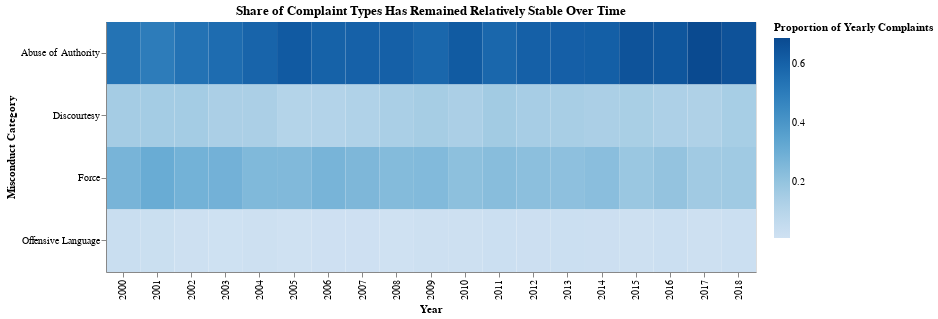

The notebook cell this image was saved under:
### Code cell
counts_prop_filtered = counts_prop[counts_prop["year_received"] < 2019]

heatmap_B = (
    alt.Chart(counts_prop_filtered)
    .mark_rect()
    .encode(
        x=alt.X("year_received:O", title="Year"),
        y=alt.Y("fado_type:N", title="Misconduct Category"),  # sort removed
        color=alt.Color(
            "prop_of_year:Q",
            scale=alt.Scale(scheme="blues"),
            title="Proportion of Yearly Complaints"
        ),
        tooltip=["year_received", "fado_type", "prop_of_year"]
    )
    .properties(
        width=650,
        height=250,
        title="Share of Complaint Types Has Remained Relatively Stable Over Time"
    )
)

heatmap_B

### Figure 1 — Vega-Lite specification as saved in the notebook (floating-point values rounded to 4 significant figures)
{"config": {"view": {"continuousWidth": 300, "continuousHeight": 300}}, "data": {"name": "data-02eac8b1dc90780ea8907a37a6024539"}, "mark": {"type": "rect"}, "encoding": {"color": {"field": "prop_of_year", "scale": {"scheme": "blues"}, "title": "Proportion of Yearly Complaints", "type": "quantitative"}, "tooltip": [{"field": "year_received", "type": "quantitative"}, {"field": "fado_type", "type": "nominal"}, {"field": "prop_of_year", "type": "quantitative"}], "x": {"field": "year_received", "title": "Year", "type": "ordinal"}, "y": {"field": "fado_type", "title": "Misconduct Category", "type": "nominal"}}, "height": 250, "title": "Share of Complaint Types Has Remained Relatively Stable Over Time", "width": 650, "$schema": "https://vega.github.io/schema/vega-lite/v5.20.1.json", "datasets": {"data-02eac8b1dc90780ea8907a37a6024539": [{"year_received": 2000, "fado_type": "Abuse of Authority", "n_complaints": 125, "year_total": 232, "prop_of_year": 0.5388}, {"year_received": 2000, "fado_type": "Discourtesy", "n_complaints": 36, "year_total": 232, "prop_of_year": 0.1552}, {"year_received": 2000, "fado_type": "Force", "n_complaints": 63, "year_total": 232, "prop_of_year": 0.2716}, {"year_received": 2000, "fado_type": "Offensive Language", "n_complaints": 8, "year_total": 232, "prop_of_year": 0.03448}, {"year_received": 2001, "fado_type": "Abuse of Authority", "n_complaints": 173, "year_total": 344, "prop_of_year": 0.5029}, {"year_received": 2001, "fado_type": "Discourtesy", "n_complaints": 54, "year_total": 344, "prop_of_year": 0.157}, {"year_received": 2001, "fado_type": "Force", "n_complaints": 107, "year_total": 344, "prop_of_year": 0.311}, {"year_received": 2001, "fado_type": "Offensive Language", "n_complaints": 10, "year_total": 344, "prop_of_year": 0.02907}, {"year_received": 2002, "fado_type": "Abuse of Authority", "n_complaints": 309, "year_total": 571, "prop_of_year": 0.5412}, {"year_received": 2002, "fado_type": "Discourtesy", "n_complaints": 90, "year_total": 571, "prop_of_year": 0.1576}, {"year_received": 2002, "fado_type": "Force", "n_complaints": 162, "year_total": 571, "prop_of_year": 0.2837}, {"year_received": 2002, "fado_type": "Offensive Language", "n_complaints": 10, "year_total": 571, "prop_of_year": 0.01751}, {"year_received": 2003, "fado_type": "Abuse of Authority", "n_complaints": 446, "year_total": 792, "prop_of_year": 0.5631}, {"year_received": 2003, "fado_type": "Discourtesy", "n_complaints": 109, "year_total": 792, "prop_of_year": 0.1376}, {"year_received": 2003, "fado_type": "Force", "n_complaints": 226, "year_total": 792, "prop_of_year": 0.2854}, {"year_received": 2003, "fado_type": "Offensive Language", "n_complaints": 11, "year_total": 792, "prop_of_year": 0.01389}, {"year_received": 2004, "fado_type": "Abuse of Authority", "n_complaints": 575, "year_total": 972, "prop_of_year": 0.5916}, {"year_received": 2004, "fado_type": "Discourtesy", "n_complaints": 134, "year_total": 972, "prop_of_year": 0.1379}, {"year_received": 2004, "fado_type": "Force", "n_complaints": 245, "year_total": 972, "prop_of_year": 0.2521}, {"year_received": 2004, "fado_type": "Offensive Language", "n_complaints": 18, "year_total": 972, "prop_of_year": 0.01852}, {"year_received": 2005, "fado_type": "Abuse of Authority", "n_complaints": 845, "year_total": 1345, "prop_of_year": 0.6283}, {"year_received": 2005, "fado_type": "Discourtesy", "n_complaints": 146, "year_total": 1345, "prop_of_year": 0.1086}, {"year_received": 2005, "fado_type": "Force", "n_complaints": 337, "year_total": 1345, "prop_of_year": 0.2506}, {"year_received": 2005, "fado_type": "Offensive Language", "n_complaints": 17, "year_total": 1345, "prop_of_year": 0.01264}, {"year_received": 2006, "fado_type": "Abuse of Authority", "n_complaints": 992, "year_total": 1654, "prop_of_year": 0.5998}, {"year_received": 2006, "fado_type": "Discourtesy", "n_complaints": 186, "year_total": 1654, "prop_of_year": 0.1125}, {"year_received": 2006, "fado_type": "Force", "n_complaints": 450, "year_total": 1654, "prop_of_year": 0.2721}, {"year_received": 2006, "fado_type": "Offensive Language", "n_complaints": 26, "year_total": 1654, "prop_of_year": 0.01572}, {"year_received": 2007, "fado_type": "Abuse of Authority", "n_complaints": 1142, "year_total": 1892, "prop_of_year": 0.6036}, {"year_received": 2007, "fado_type": "Discourtesy", "n_complaints": 231, "year_total": 1892, "prop_of_year": 0.1221}, {"year_received": 2007, "fado_type": "Force", "n_complaints": 488, "year_total": 1892, "prop_of_year": 0.2579}, {"year_received": 2007, "fado_type": "Offensive Language", "n_complaints": 31, "year_total": 1892, "prop_of_year": 0.01638}, {"year_received": 2008, "fado_type": "Abuse of Authority", "n_complaints": 991, "year_total": 1631, "prop_of_year": 0.6076}, {"year_received": 2008, "fado_type": "Discourtesy", "n_complaints": 228, "year_total": 1631, "prop_of_year": 0.1398}, {"year_received": 2008, "fado_type": "Force", "n_complaints": 394, "year_total": 1631, "prop_of_year": 0.2416}, {"year_received": 2008, "fado_type": "Offensive Language", "n_complaints": 18, "year_total": 1631, "prop_of_year": 0.01104}, {"year_received": 2009, "fado_type": "Abuse of Authority", "n_complaints": 1023, "year_total": 1761, "prop_of_year": 0.5809}, {"year_received": 2009, "fado_type": "Discourtesy", "n_complaints": 269, "year_total": 1761, "prop_of_year": 0.1528}, {"year_received": 2009, "fado_type": "Force", "n_complaints": 433, "year_total": 1761, "prop_of_year": 0.2459}, {"year_received": 2009, "fado_type": "Offensive Language", "n_complaints": 36, "year_total": 1761, "prop_of_year": 0.02044}, {"year_received": 2010, "fado_type": "Abuse of Authority", "n_complaints": 1038, "year_total": 1659, "prop_of_year": 0.6257}, {"year_received": 2010, "fado_type": "Discourtesy", "n_complaints": 227, "year_total": 1659, "prop_of_year": 0.1368}, {"year_received": 2010, "fado_type": "Force", "n_complaints": 365, "year_total": 1659, "prop_of_year": 0.22}, {"year_received": 2010, "fado_type": "Offensive Language", "n_complaints": 29, "year_total": 1659, "prop_of_year": 0.01748}, {"year_received": 2011, "fado_type": "Abuse of Authority", "n_complaints": 1100, "year_total": 1896, "prop_of_year": 0.5802}, {"year_received": 2011, "fado_type": "Discourtesy", "n_complaints": 307, "year_total": 1896, "prop_of_year": 0.1619}, {"year_received": 2011, "fado_type": "Force", "n_complaints": 440, "year_total": 1896, "prop_of_year": 0.2321}, {"year_received": 2011, "fado_type": "Offensive Language", "n_complaints": 49, "year_total": 1896, "prop_of_year": 0.02584}, {"year_received": 2012, "fado_type": "Abuse of Authority", "n_complaints": 1115, "year_total": 1841, "prop_of_year": 0.6056}, {"year_received": 2012, "fado_type": "Discourtesy", "n_complaints": 275, "year_total": 1841, "prop_of_year": 0.1494}, {"year_received": 2012, "fado_type": "Force", "n_complaints": 408, "year_total": 1841, "prop_of_year": 0.2216}, {"year_received": 2012, "fado_type": "Offensive Language", "n_complaints": 43, "year_total": 1841, "prop_of_year": 0.02336}, {"year_received": 2013, "fado_type": "Abuse of Authority", "n_complaints": 1286, "year_total": 2114, "prop_of_year": 0.6083}, {"year_received": 2013, "fado_type": "Discourtesy", "n_complaints": 311, "year_total": 2114, "prop_of_year": 0.1471}, {"year_received": 2013, "fado_type": "Force", "n_complaints": 460, "year_total": 2114, "prop_of_year": 0.2176}, {"year_received": 2013, "fado_type": "Offensive Language", "n_complaints": 57, "year_total": 2114, "prop_of_year": 0.02696}, {"year_received": 2014, "fado_type": "Abuse of Authority", "n_complaints": 1356, "year_total": 2220, "prop_of_year": 0.6108}, {"year_received": 2014, "fado_type": "Discourtesy", "n_complaints": 308, "year_total": 2220, "prop_of_year": 0.1387}, {"year_received": 2014, "fado_type": "Force", "n_complaints": 502, "year_total": 2220, "prop_of_year": 0.2261}, {"year_received": 2014, "fado_type": "Offensive Language", "n_complaints": 54, "year_total": 2220, "prop_of_year": 0.02432}, {"year_received": 2015, "fado_type": "Abuse of Authority", "n_complaints": 1511, "year_total": 2312, "prop_of_year": 0.6535}, {"year_received": 2015, "fado_type": "Discourtesy", "n_complaints": 328, "year_total": 2312, "prop_of_year": 0.1419}, {"year_received": 2015, "fado_type": "Force", "n_complaints": 425, "year_total": 2312, "prop_of_year": 0.1838}, {"year_received": 2015, "fado_type": "Offensive Language", "n_complaints": 48, "year_total": 2312, "prop_of_year": 0.02076}, {"year_received": 2016, "fado_type": "Abuse of Authority", "n_complaints": 1507, "year_total": 2345, "prop_of_year": 0.6426}, {"year_received": 2016, "fado_type": "Discourtesy", "n_complaints": 304, "year_total": 2345, "prop_of_year": 0.1296}, {"year_received": 2016, "fado_type": "Force", "n_complaints": 473, "year_total": 2345, "prop_of_year": 0.2017}, {"year_received": 2016, "fado_type": "Offensive Language", "n_complaints": 61, "year_total": 2345, "prop_of_year": 0.02601}, {"year_received": 2017, "fado_type": "Abuse of Authority", "n_complaints": 1499, "year_total": 2178, "prop_of_year": 0.6882}, {"year_received": 2017, "fado_type": "Discourtesy", "n_complaints": 275, "year_total": 2178, "prop_of_year": 0.1263}, {"year_received": 2017, "fado_type": "Force", "n_complaints": 359, "year_total": 2178, "prop_of_year": 0.1648}, {"year_received": 2017, "fado_type": "Offensive Language", "n_complaints": 45, "year_total": 2178, "prop_of_year": 0.02066}, {"year_received": 2018, "fado_type": "Abuse of Authority", "n_complaints": 1500, "year_total": 2281, "prop_of_year": 0.6576}, {"year_received": 2018, "fado_type": "Discourtesy", "n_complaints": 338, "year_total": 2281, "prop_of_year": 0.1482}, {"year_received": 2018, "fado_type": "Force", "n_complaints": 382, "year_total": 2281, "prop_of_year": 0.1675}, {"year_received": 2018, "fado_type": "Offensive Language", "n_complaints": 61, "year_total": 2281, "prop_of_year": 0.02674}]}}
